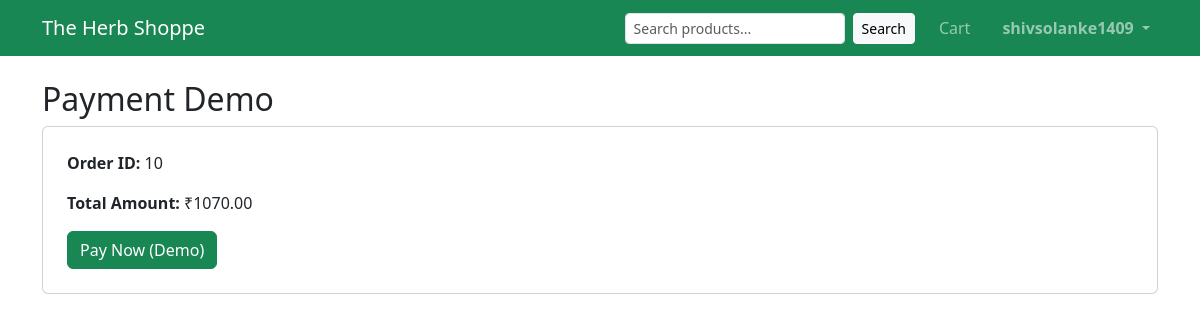
Page /orders/pay/10/ (signed in) on the committed database.
### accounts/models.py (models this page shows, shortened)
class User(AbstractBaseUser, PermissionsMixin):
    email = models.EmailField(unique=True)
    is_active = models.BooleanField(default=True)
    is_staff = models.BooleanField(default=False)
    objects = UserManager()
    USERNAME_FIELD = 'email'

### orders/models.py (models this page shows, shortened)
class Order(models.Model):
    STATUS_PENDING = 'pending'
    STATUS_PAID = 'paid'
    STATUS_CANCELLED = 'cancelled'
    STATUS_CHOICES = (
        (STATUS_PENDING, 'Pending'),
        (STATUS_PAID, 'Paid'),
        (STATUS_CANCELLED, 'Cancelled'),
    )
    user = models.ForeignKey(User, on_delete=models.CASCADE)
    total_price = models.DecimalField(max_digits=10, decimal_places=2)
    status = models.CharField(
        max_length=20,
        choices=STATUS_CHOICES,
        default=STATUS_PENDING
    )
    created_at = models.DateTimeField(auto_now_add=True)

### orders/views.py (the view)
# urls.py: path('pay/<int:order_id>/', payment_demo, name='payment_demo'),
@login_required
def payment_demo(request, order_id):
    order = get_object_or_404(Order, id=order_id, user=request.user)
    if request.method == "POST":
        order.status = Order.STATUS_PAID
        order.save()
        return redirect('orders:my_orders')
    return render(request, 'orders/payment_demo.html', {'order': order})

### templates/orders/payment_demo.html (shortened to what this page needs)
{% extends 'base.html' %}
{% block content %}
<h2>Payment Demo</h2>
<div class="card p-4">
  <p><strong>Order ID:</strong> {{ order.id }}</p>
  <p><strong>Total Amount:</strong> ₹{{ order.total_price }}</p>
  <form method="post">
    <button type="submit" class="btn btn-success">
      Pay Now (Demo)
    </button>
  </form>
</div>
{% endblock %}

### templates/base.html (shortened to what this page needs)
<!DOCTYPE html>
<html lang="en">
<head>
  <link
    href="https://cdn.jsdelivr.net/npm/bootstrap@5.3.2/dist/css/bootstrap.min.css"
    rel="stylesheet"
  >
</head>
<body>
<nav class="navbar navbar-expand-lg navbar-dark bg-success">
  <div class="container">
    <a class="navbar-brand" href="/">The Herb Shoppe</a>
    <div class="collapse navbar-collapse">
      <ul class="navbar-nav ms-auto align-items-center gap-3">
      <form class="d-flex gap-2" method="get" action="{% url 'products:product_list' %}">
        <input
            class="form-control form-control-sm"
            type="search"
            name="q"
            placeholder="Search products..."
            value="{{ request.GET.q|default:'' }}"
  >
  <button class="btn btn-light btn-sm" type="submit">Search</button>
</form>
        <li class="nav-item">
          <a class="nav-link" href="{% url 'cart:cart_detail' %}">Cart</a>
        </li>
        {% if user.is_authenticated %}
        <li class="nav-item dropdown">
          <a class="nav-link dropdown-toggle user-name"
             href="#"
             role="button"
             data-bs-toggle="dropdown"
             aria-expanded="false">
            {{ user.email|cut:"@gmail.com" }}
          </a>
        </li>
        {% endif %}
      </ul>
    </div>
  </div>
</nav>
<div class="container mt-4">
  {% block content %}{% endblock %}
</div>
</body>
</html>

### templates/base.html (style rules this page uses)
.user-name { cursor: pointer; font-weight: 600; }

### rows in the picture
User: email "shivsolanke1409"
Order: id "10", total_price "1070.00"
